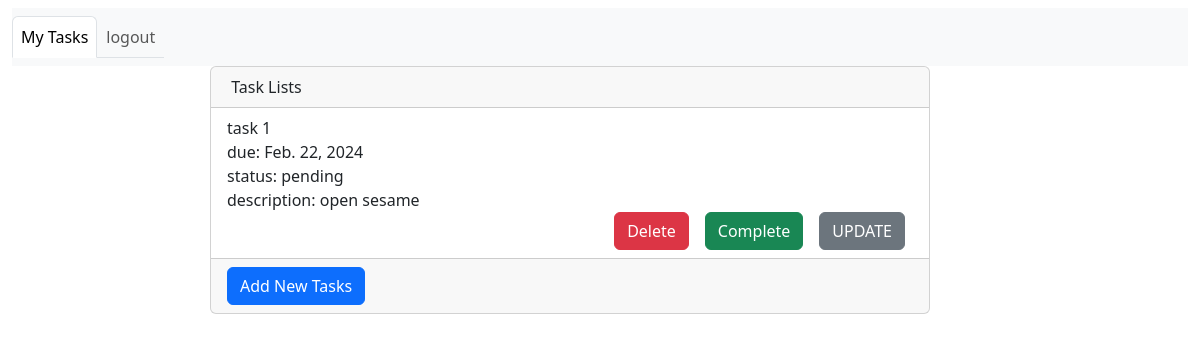
/myTasks/ (signed in), run on an earlier commit of the app's database.
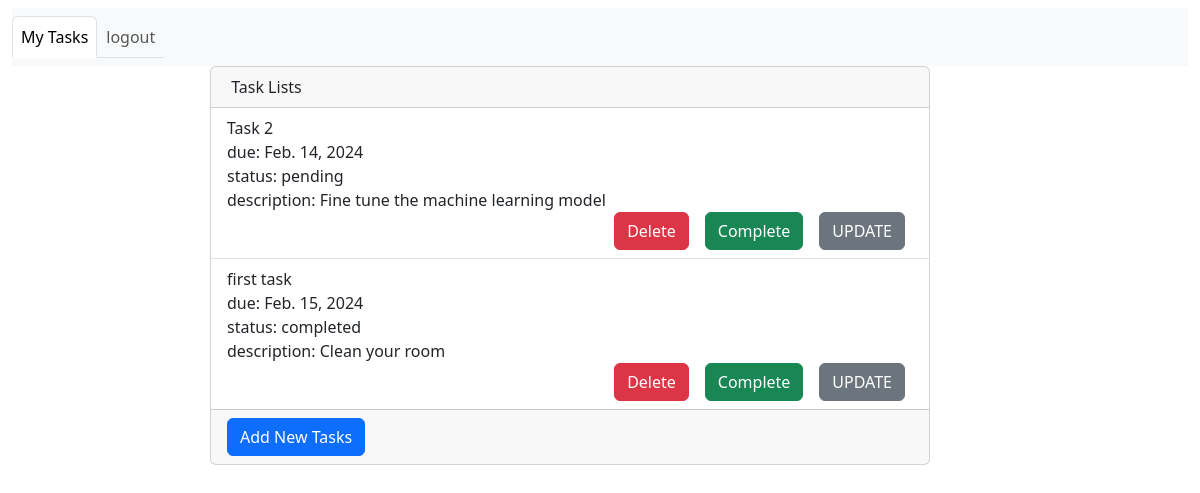
And on a later commit of the database.
### tasks/models.py (models this page shows)
class Task(models.Model):
    title = models.CharField(max_length=15)
    description = models.TextField(null=True, blank=True)
    due_date = models.DateField()
    status = models.CharField(max_length=15, choices=StatusChoices.choices, default = "pending" )
    user = models.ForeignKey(User, on_delete=models.CASCADE, blank=True, null=True)
    class Meta:
        ordering = ["-status", "-due_date"]

### tasks/views.py (the view)
# urls.py: path("myTasks/", my_task, name="task_route"),
@login_required
def my_task(request):
    user = request.user
    if user.is_authenticated:
        tasks = Task.objects.filter(user=user)
        return render(request, "my_tasks.html", {
            "tasks":tasks
        })

### templates/my_tasks.html (shortened to what this page needs)
{% extends "base.html"%}
{% block content %}
<div class="row d-flex justify-content-center container">
    <div class="col-md-8">
      <div class="card-hover-shadow-2x mb-3 card">
        <div class="card-header-tab card-header">
          <div class="card-header-title font-size-lg text-capitalize font-weight-normal">&nbsp;Task Lists</div>
        </div>
        <div class="scroll-area-sm">
          <perfect-scrollbar class="ps-show-limits">
            <div style="position: static;" class="ps ps--active-y">
              <div class="ps-content">
                <ul class=" list-group list-group-flush">
                  {% for task in tasks %}
                    <li class="list-group-item">
                        <div class="widget-content p-0">
                          <div class="widget-content-wrapper">
                            <div class="widget-content-left flex2">
                              <div class="widget-heading">{{task.title }}</div>
                              <div class="widget-subheading">due: {{task.due_date}}</div>
                              <div class="widget-subheading">status: {{task.status}}</div>
                              <div class="widget-subheading">description: {{task.description}}</div>
                            </div>
                              <ul class="nav justify-content-end">
                                <li class="nav-item mx-2">
                                  <a href="{% url 'delete_task' task.id %}" class="btn btn-danger"> Delete </a>
                                </li>
                                <li class="nav-item mx-2">
                                  <a href="{% url 'completed' task.id %}" class="btn btn-success"> Complete </a>
                                </li>
                                <li class="nav-item mx-2">
                                  <a href= "{% url 'spec_task' task.id%}" class="btn btn-secondary"> UPDATE </a>
                                </li>
                              </ul>
                          </div>
                        </div>
                    </li>
                  {% empty %}
                  <h1> No tasks available </h1>
                  {% endfor %}
                </ul>
              </div>
            </div>
          </perfect-scrollbar>
        </div>
        <div class="d-block text-right card-footer">
          <a href="{% url 'upload_task' %}" class="btn btn-primary"> Add New Tasks</a>
      </div>
    </div>
</div>
{% endblock %}

What changed in the data, as far as the page shows it:
removed Task: title "task 1", due_date "Feb. 22, 2024", status "pending", description "open sesame"
added Task: title "Task 2", due_date "Feb. 14, 2024", status "pending", description "Fine tune the machine learning model"
added Task: title "first task", due_date "Feb. 15, 2024", status "completed", description "Clean your room"
